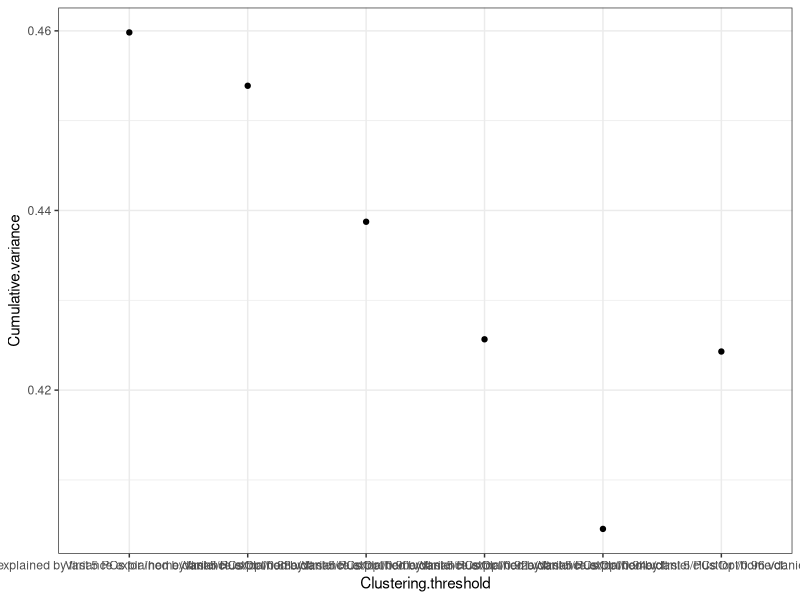
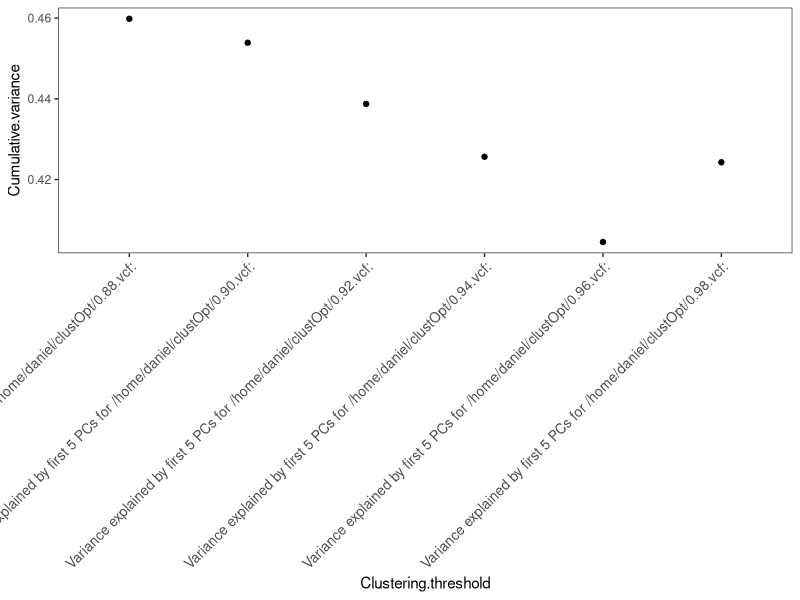
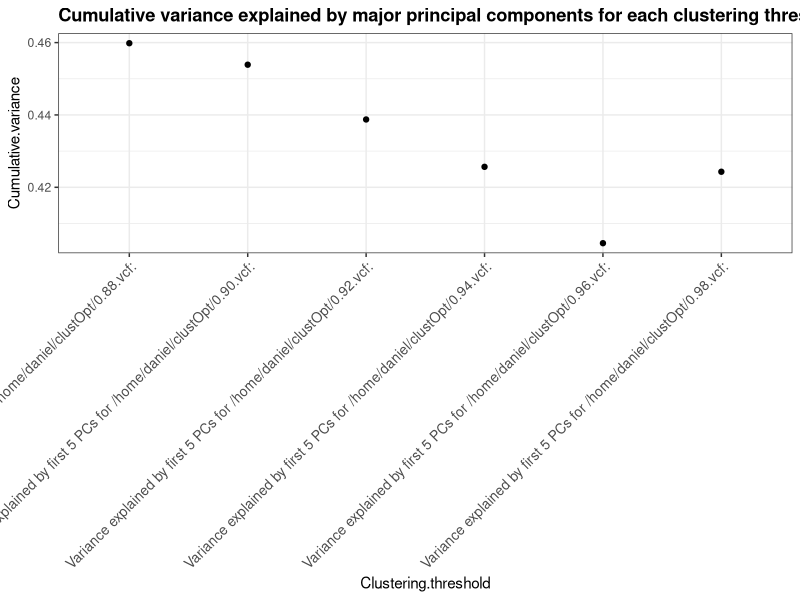

Generate these figures, in order, with R:
### Author: Josè Daniel Lara-Tufiño
### Date: 29/05/20
### Rscript for plot the cumulative variance in the first 5 PCs
#### This scrip must be saved in bin directory

#### Load the output (fichero.txt) of the analysis of "Cumulative variance explained by first N PCs". The fichero.txt file is generated with the bin/BashScript
reads<-read.delim("../data/fichero.txt")
head(reads) # See table structure

#### Rename the values in the x axis
pg <- reads # Copy data into new data frame
levels(pg$Clustering.threshold)[levels(pg$Clustering.threshold)=="Variance explained by first 5 PCs for /home/daniel/clustOpt/0.88.vcf:"] <- "0.88"
levels(pg$Clustering.threshold)[levels(pg$Clustering.threshold)=="Variance explained by first 5 PCs for /home/daniel/clustOpt/0.90.vcf:"] <- "0.90"
levels(pg$Clustering.threshold)[levels(pg$Clustering.threshold)=="Variance explained by first 5 PCs for /home/daniel/clustOpt/0.92.vcf:"] <- "0.92"
levels(pg$Clustering.threshold)[levels(pg$Clustering.threshold)=="Variance explained by first 5 PCs for /home/daniel/clustOpt/0.94.vcf:"] <- "0.94"
levels(pg$Clustering.threshold)[levels(pg$Clustering.threshold)=="Variance explained by first 5 PCs for /home/daniel/clustOpt/0.96.vcf:"] <- "0.96"
levels(pg$Clustering.threshold)[levels(pg$Clustering.threshold)=="Variance explained by first 5 PCs for /home/daniel/clustOpt/0.98.vcf:"] <- "0.98"
names(pg)[names(pg)=="Clustering.threshold"]  <- "Clustering.threshold"

head(pg) # View changes in the new table.

#### Make plot:

names(pg)
library(ggplot2)
xy_plot<-ggplot(pg, aes(x=Clustering.threshold, y=Cumulative.variance)) + geom_point(shape=19) + theme_bw()

xy_plot

#### Modify plot style 
scatter.plot<- xy_plot + theme(axis.text.x = element_text(angle = 45, hjust = 1, size = 10)) # Text axis: size and position.

scatter.plot + theme(panel.grid.minor=element_blank(),
           panel.grid.major=element_blank()) # Modiffy panel grid

#### Add title
scatter.plot + ggtitle("Cumulative variance explained by major principal components for each clustering thresholds") + theme(plot.title = element_text(lineheight=.8, face="bold"))

